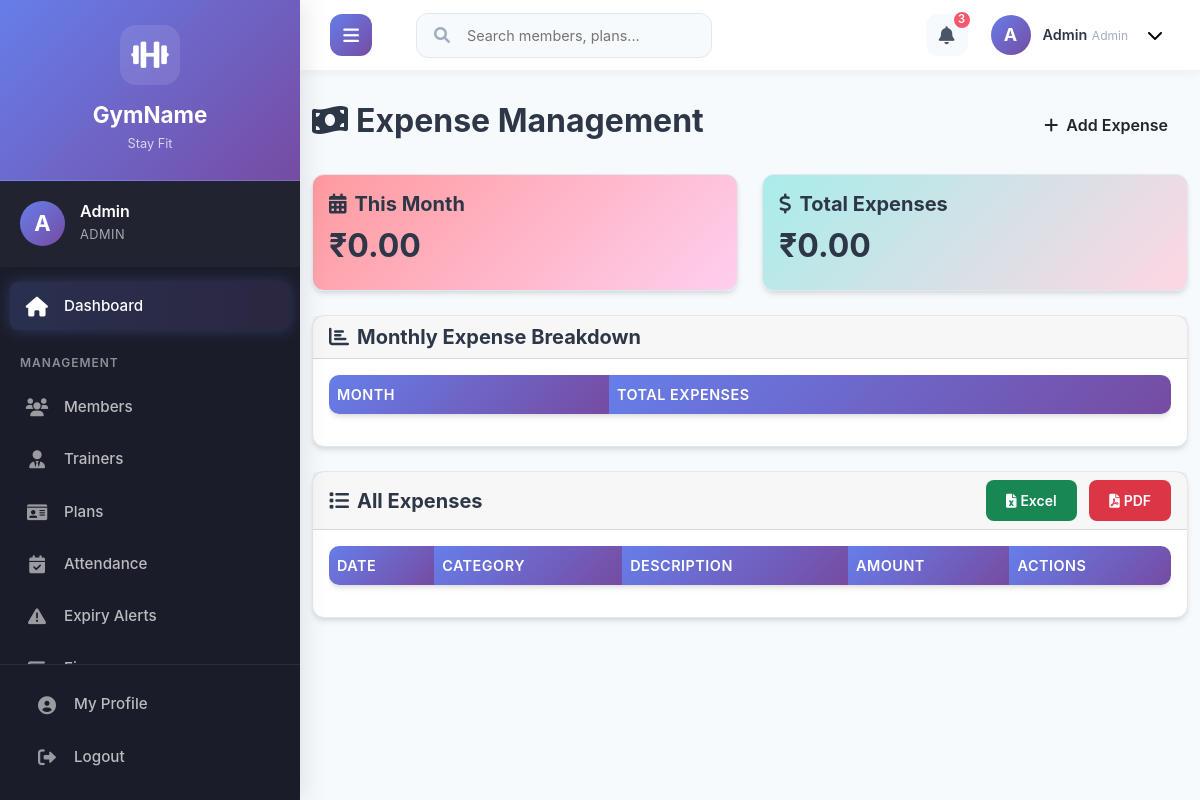
The app's page /admin/expenses.php (signed in), older data.
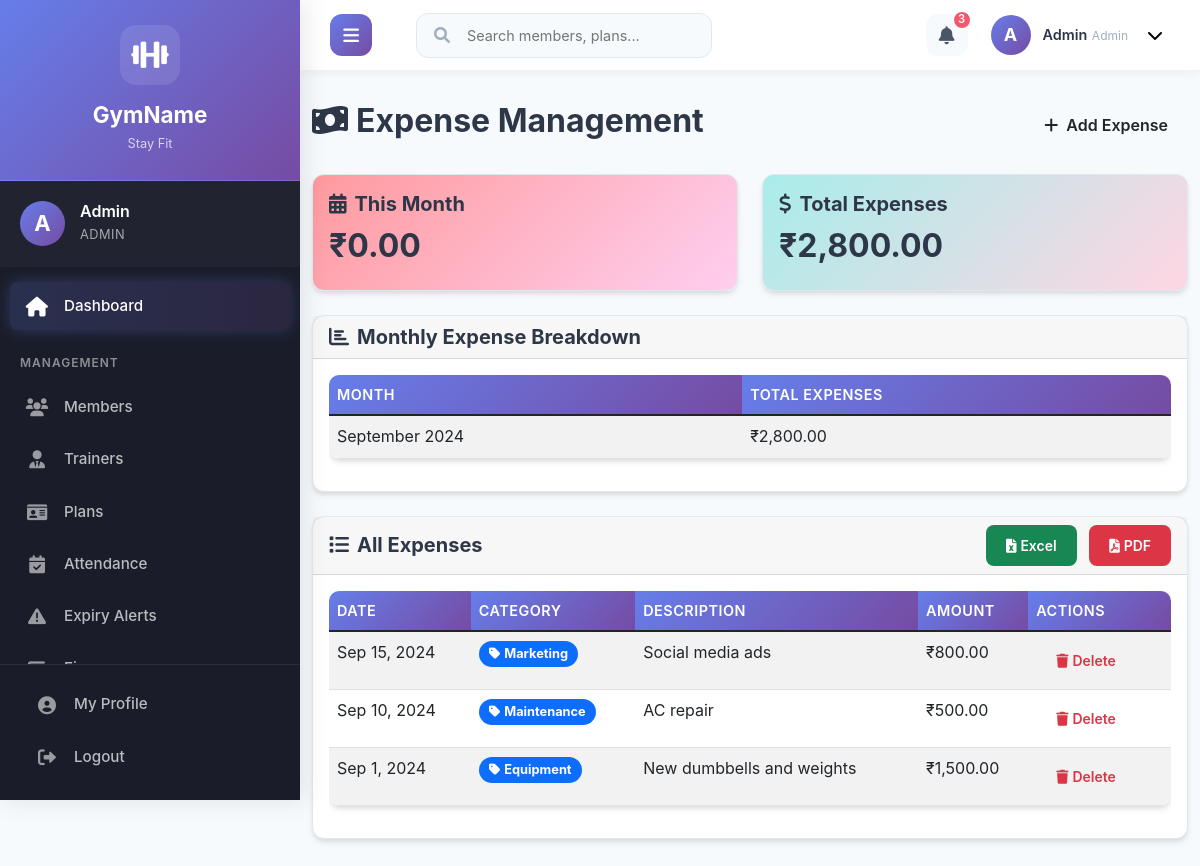
The same page, newer data.
### tables this page shows
CREATE TABLE expenses (
    id INT AUTO_INCREMENT PRIMARY KEY,
    category VARCHAR(100) NOT NULL,
    amount DECIMAL(10,2) NOT NULL,
    expense_date DATE NOT NULL,
    description TEXT
);

### admin/expenses.php (the view, shortened to what the changed rows need)
<?php
require_once '../includes/config.php';
$expenses = $conn->query("SELECT * FROM expenses ORDER BY expense_date DESC");
$this_month_expenses = $conn->query("SELECT SUM(amount) as total FROM expenses WHERE DATE_FORMAT(expense_date, '%Y-%m') = DATE_FORMAT(CURDATE(), '%Y-%m')")->fetch_assoc()['total'] ?? 0;
$total_expenses = $conn->query("SELECT SUM(amount) as total FROM expenses")->fetch_assoc()['total'] ?? 0;
$monthly_expenses = $conn->query("
    SELECT DATE_FORMAT(expense_date, '%Y-%m') as month, SUM(amount) as total
    FROM expenses
    GROUP BY DATE_FORMAT(expense_date, '%Y-%m')
    ORDER BY month DESC
    LIMIT 6
");
?>
<!DOCTYPE html>
<html lang="en">
<head>
    <link href="https://cdn.jsdelivr.net/npm/bootstrap@5.1.3/dist/css/bootstrap.min.css" rel="stylesheet">
    <link href="https://cdnjs.cloudflare.com/ajax/libs/font-awesome/6.0.0/css/all.min.css" rel="stylesheet">
    <link href="../assets/css/style.css" rel="stylesheet">
</head>
<body>
    <div class="main-wrapper">
    <?php include '../includes/header.php'; ?>
    <div class="page-content">
        <div class="container-fluid">
        <div class="d-flex justify-content-between align-items-center mb-4">
            <h2><i class="fas fa-money-bill-wave me-2"></i>Expense Management</h2>
        </div>
        <div class="row mb-4">
            <div class="col-md-6">
                <div class="card text-white" style="background: linear-gradient(135deg, #ff9a9e 0%, #fecfef 100%);">
                    <div class="card-body">
                        <h2>₹<?php echo number_format($this_month_expenses, 2); ?></h2>
                    </div>
                </div>
            </div>
            <div class="col-md-6">
                <div class="card text-white" style="background: linear-gradient(135deg, #a8edea 0%, #fed6e3 100%);">
                    <div class="card-body">
                        <h5 class="card-title"><i class="fas fa-dollar-sign me-2"></i>Total Expenses</h5>
                        <h2>₹<?php echo number_format($total_expenses, 2); ?></h2>
                    </div>
                </div>
            </div>
        </div>
        <div class="card mb-4">
            <div class="card-body">
                <div class="table-responsive">
                    <table class="table table-striped">
                        <thead>
                            <tr>
                                <th>Month</th>
                                <th>Total Expenses</th>
                            </tr>
                        </thead>
                        <tbody>
                            <?php while ($month = $monthly_expenses->fetch_assoc()): ?>
                                <tr>
                                    <td><?php echo date('F Y', strtotime($month['month'] . '-01')); ?></td>
                                    <td>₹<?php echo number_format($month['total'], 2); ?></td>
                                </tr>
                            <?php endwhile; ?>
                        </tbody>
                    </table>
                </div>
            </div>
        </div>
        <div class="card">
            <div class="card-body">
                <div class="table-responsive">
                    <table class="table table-striped" id="expensesTable">
                        <thead>
                            <tr>
                                <th>Date</th>
                                <th>Category</th>
                                <th>Description</th>
                                <th>Amount</th>
                                <th>Actions</th>
                            </tr>
                        </thead>
                        <tbody>
                            <?php while ($expense = $expenses->fetch_assoc()): ?>
                                <tr>
                                    <td><?php echo date('M j, Y', strtotime($expense['expense_date'])); ?></td>
                                    <td>
                                        <span class="badge bg-primary">
                                            <i class="fas fa-tag me-1"></i><?php echo ucfirst($expense['category']); ?>
                                        </span>
                                    </td>
                                    <td><?php echo $expense['description']; ?></td>
                                    <td>₹<?php echo number_format($expense['amount'], 2); ?></td>
                                    <td>
                                        <button class="btn btn-sm btn-outline-danger" onclick="deleteExpense(<?php echo $expense['id']; ?>)">
                                            <i class="fas fa-trash me-1"></i>Delete
                                        </button>
                                    </td>
                                </tr>
                            <?php endwhile; ?>
                        </tbody>
                    </table>
                </div>
            </div>
        </div>
    </div>
        </div>
    </div>
</body>
</html>

Row changes from the older to the newer data that the page shows:
added expenses: expense_date "Sep 15, 2024", category "Marketing", description "Social media ads", amount "800.00"
added expenses: expense_date "Sep 10, 2024", category "Maintenance", description "AC repair", amount "500.00"
added expenses: expense_date "Sep 1, 2024", category "Equipment", description "New dumbbells and weights", amount "1,500.00"
Text that changed along with them:
$total_expenses: "0.00" → "2,800.00"
new list line: "September 2024 ₹ 2,800.00"
